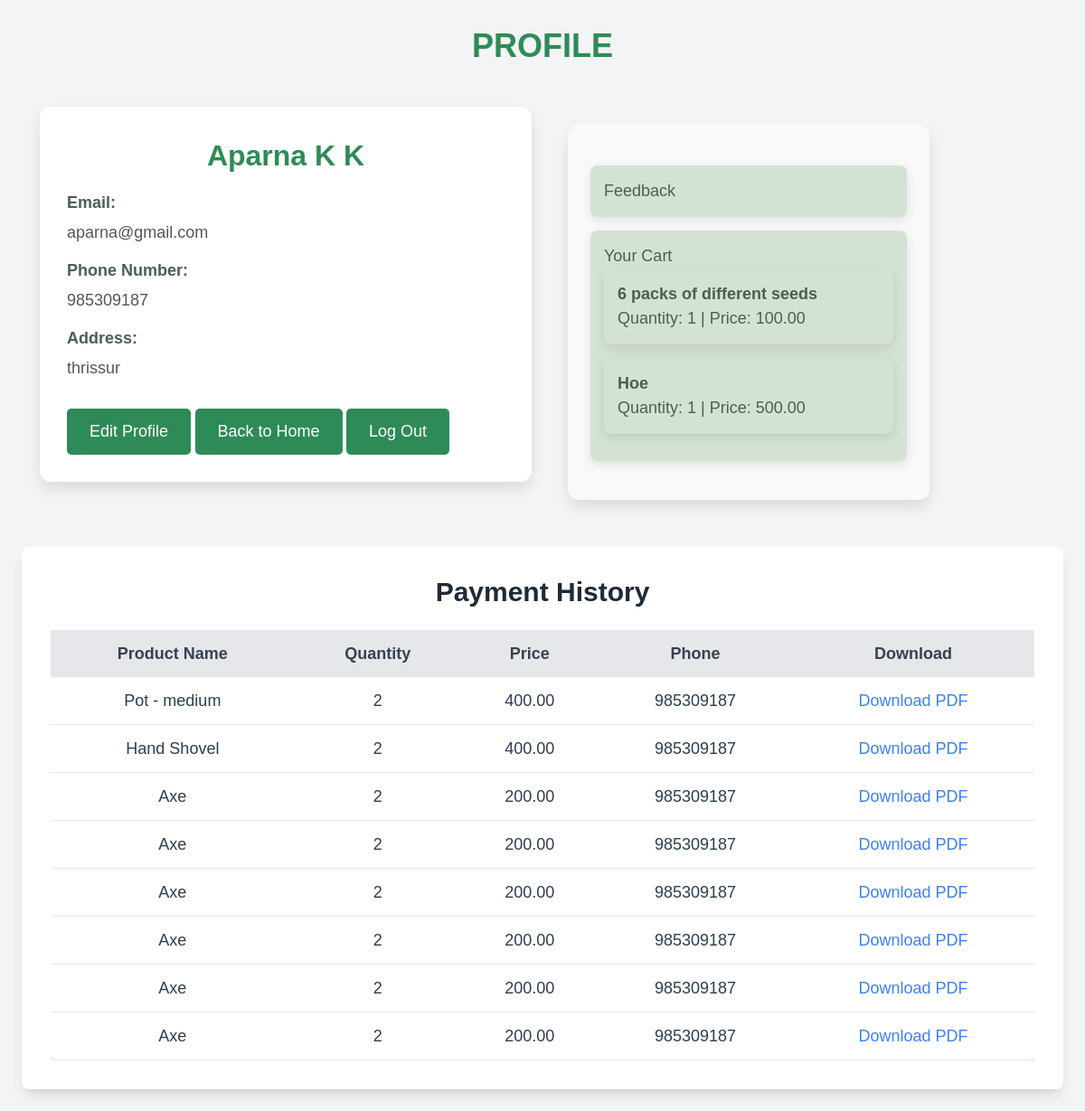
The page /userProfile/ (signed in) on the database its author committed.
### garden_app/models.py (models this page shows, shortened)
class user_reg(models.Model):
    STATUS=(
        ('applied','Applied'),
        ('approved','Approved'),
        ('rejected','Rejected'),
    )
    first_name=models.CharField(max_length=100)
    last_name=models.CharField(max_length=100)
    email=models.EmailField(unique=True,max_length=100)
    phone = models.CharField(max_length=10)
    password=models.CharField(max_length=100)
    confirm_password=models.CharField(max_length=100)
    address=models.CharField(max_length=100)
    reset_token = models.CharField(max_length=50, blank=True, null=True)
    status=models.CharField(max_length=20,choices=STATUS,default='applied')

class cart(models.Model):
    prod_name = models.CharField(max_length=100)
    prod_type = models.CharField(max_length=100)
    quantity = models.IntegerField()  # Store as integer
    price = models.DecimalField(max_digits=10, decimal_places=2)  # Store as decimal
    seller_name = models.CharField(max_length=100)
    seller_phone = models.CharField(max_length=10)
    first_name = models.CharField(max_length=100)
    phone = models.CharField(max_length=10)
    email = models.EmailField(max_length=100)

class pay(models.Model):
    prod_name = models.CharField(max_length=100)
    quantity = models.IntegerField()  # Store as integer
    price = models.DecimalField(max_digits=10, decimal_places=2)  # Store as decimal
    phone = models.CharField(max_length=10)
    email = models.EmailField(max_length=100)

### garden_app/views.py (the view)
# urls.py: path('userProfile/',views.userProfile,name="userProfile"),
def userProfile(request):
    email = request.session.get('ema')
    print(email)  # Get the user's email from the session
    if email:
        try:
            cr = user_reg.objects.get(email=email)
            payments = pay.objects.filter(email=email)
            cart_items = cart.objects.filter(email=email)  # Assuming the cart model has an email field
            user_info = {
                'first_name': cr.first_name,
                'last_name': cr.last_name,
                'address': cr.address,
                'phone': cr.phone,
                'email': cr.email,
                'cart_items': cart_items,
                'payments': payments,
                }  # Add cart items to the context
            return render(request, 'userProfile.html', user_info)
        except user_reg.DoesNotExist:
            return render(request, 'userProfile.html', {'error': 'User  not found.'})
    else:
        return render(request, 'login.html', {'error': 'You must be logged in to view your profile.'})

### garden_app/templates/userProfile.html (shortened to what this page needs)
{% load static %}
<!DOCTYPE html>
<html lang="en">
<head>
    <script src="https://cdn.tailwindcss.com"></script>
</head>
<body class="bg-gray-100 p-6">
    <div class="profile-heading">
      <B>PROFILE</B>
    </div>
    <div class="container">
        <div class="profile-header">
            <div class="profile-info">
                <div class="text-center">
                    <div class="profile-name">{{ first_name }} {{ last_name }}</div>
                </div>
                <div class="profile-info-item">
                    <label>Email:</label>
                    <span>{{ email }}</span>
                </div>
                <div class="profile-info-item">
                    <label>Phone Number:</label>
                    <span>{{ phone }}</span>
                </div>
                <div class="profile-info-item">
                    <label>Address:</label>
                    <span>{{ address }}</span>
                </div>
                <div class="mt-4">
                    <a href="/update_profile/" class="footer-link">Edit Profile</a>
                    <a href="/userHome/" class="footer-link">Back to Home</a>
                    <a class="footer-link" href="/user_logout/">Log Out</a>
                </div>
            </div>
        </div>
        <div class="sidebar">
            <div class="sidebar-item"><a href="/feedback_rate/">Feedback</a></div>
            <div class="sidebar-item"><a href="/cartlist/">Your Cart</a>
            {% if cart_items %}
                {% for item in cart_items %}
                    <div class="sidebar-item">
                        <p class="font-semibold">{{ item.prod_name }}</p>
                        <p>Quantity: {{ item.quantity }} | Price: {{ item.price }}</p>
                    </div>
                {% endfor %}
            {% else %}
                <p>Your cart is empty.</p>
            {% endif %}
        </div>
        </div>
    </div>
    <div class="bg-white p-8 rounded-lg shadow-lg mt-8">
        <h1 class="text-3xl font-extrabold text-gray-800 text-center">Payment History</h1>
        {% if payments %}
            <div class="overflow-x-auto mt-6">
                <table class="w-full border-collapse bg-white shadow-md rounded-lg text-lg">
                    <thead>
                        <tr class="bg-gray-200 text-gray-700">
                            <th class="py-3 px-4">Product Name</th>
                            <th class="py-3 px-4">Quantity</th>
                            <th class="py-3 px-4">Price</th>
                            <th class="py-3 px-4">Phone</th>
                            <th class="py-3 px-4">Download</th>
                        </tr>
                    </thead>
                    <tbody>
                        {% for payment in payments %}
                        <tr class="border-b hover:bg-gray-50">
                            <td class="py-3 px-4 text-center">{{ payment.prod_name }}</td>
                            <td class="py-3 px-4 text-center">{{ payment.quantity }}</td>
                            <td class="py-3 px-4 text-center">{{ payment.price }}</td>
                            <td class="py-3 px-4 text-center">{{ payment.phone }}</td>
                            <td class="py-3 px-4 text-center">
                                <a href="{% url 'download_payment_pdf' payment.id %}" class="text-blue-500 hover:underline">Download PDF</a>
                            </td>
                        </tr>
                        {% endfor %}
                    </tbody>
                </table>
            </div>
        {% else %}
            <p class="text-lg text-gray-600 mt-4 text-center">No payment details found for {{ email }}</p>
        {% endif %}
    </div>
</body>
</html>

### rows shown on the page
user_reg: first_name "Aparna", last_name "K K", email "aparna@gmail.com", phone "985309187", address "thrissur"
cart: prod_name "6 packs of different seeds", quantity "1", price "100.00"
cart: prod_name "Hoe", quantity "1", price "500.00"
pay: prod_name "Pot - medium", quantity "2", price "400.00", phone "985309187"
pay: prod_name "Hand Shovel", quantity "2", price "400.00", phone "985309187"
pay: prod_name "Axe", quantity "2", price "200.00", phone "985309187"
pay: prod_name "Axe", quantity "2", price "200.00", phone "985309187"
pay: prod_name "Axe", quantity "2", price "200.00", phone "985309187"
pay: prod_name "Axe", quantity "2", price "200.00", phone "985309187"
pay: prod_name "Axe", quantity "2", price "200.00", phone "985309187"
pay: prod_name "Axe", quantity "2", price "200.00", phone "985309187"
